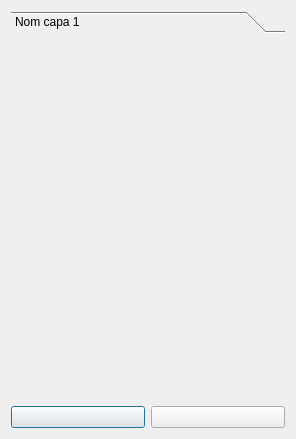
<?xml version="1.0" encoding="UTF-8"?>
<ui version="4.0">
 <class>infoPlusDialog</class>
 <widget class="QDialog" name="infoPlusDialog">
  <property name="geometry">
   <rect>
    <x>0</x>
    <y>0</y>
    <width>296</width>
    <height>439</height>
   </rect>
  </property>
  <property name="windowTitle">
   <string>Dialog</string>
  </property>
  <layout class="QVBoxLayout" name="verticalLayout">
   <item>
    <widget class="QToolBox" name="tbMain">
     <property name="currentIndex">
      <number>0</number>
     </property>
     <widget class="QWidget" name="page_0">
      <property name="geometry">
       <rect>
        <x>0</x>
        <y>0</y>
        <width>278</width>
        <height>355</height>
       </rect>
      </property>
      <attribute name="label">
       <string>Nom capa 1</string>
      </attribute>
     </widget>
    </widget>
   </item>
   <item>
    <layout class="QHBoxLayout" name="horizontalLayout">
     <item>
      <widget class="QPushButton" name="center_PButton">
       <property name="text">
        <string/>
       </property>
      </widget>
     </item>
     <item>
      <widget class="QPushButton" name="zoom_PButton">
       <property name="text">
        <string/>
       </property>
      </widget>
     </item>
    </layout>
   </item>
  </layout>
 </widget>
 <resources/>
 <connections/>
</ui>
